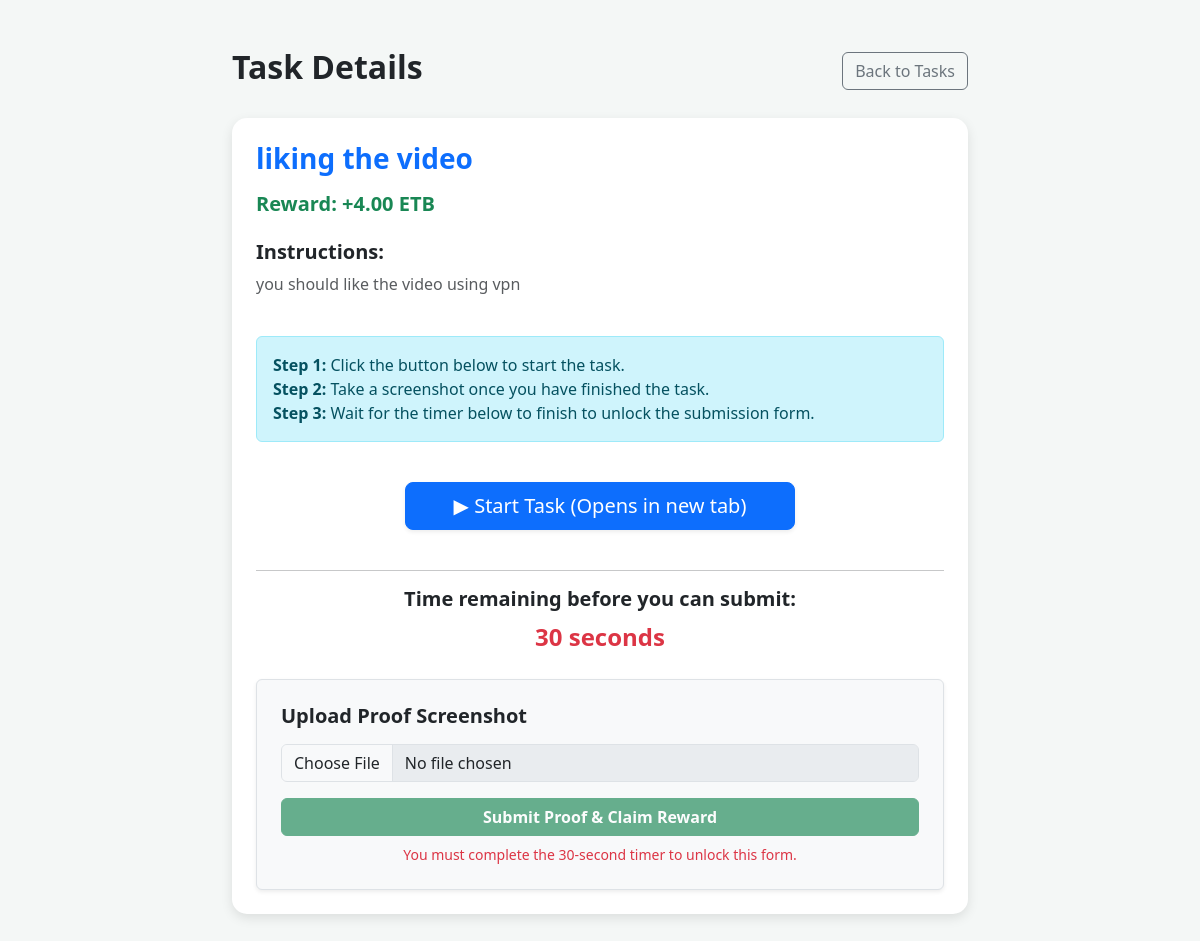
Screenshot of /tasks/task/3/ (signed in) with the database file from the repository.
### tasks/models.py (models this page shows, shortened)
class Task(models.Model):
    title = models.CharField(max_length=200)
    link = models.URLField()
    reward = models.DecimalField(max_digits=10, decimal_places=2)
    description = models.TextField(blank=True)
    requires_proof = models.BooleanField(default=False)

### tasks/views.py (the view)
# urls.py: path('task/<int:task_id>/', views.task_detail, name='task_detail'),
@login_required
def task_detail(request, task_id):
    task = get_object_or_404(Task, id=task_id)
    return render(request, 'tasks/task_detail.html', {'task': task})

### tasks/templates/tasks/task_detail.html (shortened to what this page needs)
<!DOCTYPE html>
<html lang="en">
<head>
    <link href="https://cdn.jsdelivr.net/npm/bootstrap@5.3.0/dist/css/bootstrap.min.css" rel="stylesheet">
</head>
<body>
<div class="container py-5">
    <div class="row justify-content-center">
        <div class="col-md-8">
            <div class="d-flex justify-content-between align-items-center mb-4">
                <h2 class="fw-bold text-dark">Task Details</h2>
                <a href="{% url 'tasks:task_list' %}" class="btn btn-outline-secondary">Back to Tasks</a>
            </div>
            <div class="card detail-card p-4">
                <h3 class="fw-bold text-primary mb-3">{{ task.title }}</h3>
                <h5 class="text-success fw-bold mb-4">Reward: +{{ task.reward }} ETB</h5>
                <h5 class="fw-bold">Instructions:</h5>
                <p class="text-muted" style="white-space: pre-wrap;">{{ task.description }}</p>
                <div class="alert alert-info mt-4">
                    <strong>Step 1:</strong> Click the button below to start the task.
                    <br>
                    <strong>Step 2:</strong> Take a screenshot once you have finished the task.
                    <br>
                    <strong>Step 3:</strong> Wait for the timer below to finish to unlock the submission form.
                </div>
                <div class="text-center my-4">
                    <a href="{{ task.link }}" target="_blank" class="btn btn-primary btn-lg px-5 shadow-sm" onclick="startTimer()">
                        ▶ Start Task (Opens in new tab)
                    </a>
                </div>
                <hr my-4>
                <div class="text-center mb-4">
                    <h5 class="fw-bold">Time remaining before you can submit:</h5>
                    <div id="timer-box">30 seconds</div>
                </div>
                <form action="{% url 'tasks:submit_task_proof' task.id %}" method="POST" enctype="multipart/form-data" class="bg-light p-4 rounded shadow-sm border">
                    <h5 class="fw-bold mb-3">Upload Proof Screenshot</h5>
                    <input type="file" id="proof-input" name="proof_image" class="form-control mb-3" required disabled>
                    <button type="submit" id="submit-btn" class="btn btn-success w-100 fw-bold" disabled>
                        Submit Proof & Claim Reward
                    </button>
                    <small id="form-help" class="text-danger d-block mt-2 text-center">You must complete the 30-second timer to unlock this form.</small>
                </form>
            </div>
        </div>
    </div>
</div>
</body>
</html>

### tasks/templates/tasks/task_detail.html (style rules this page uses)
body { background-color: #f4f7f6; font-family: 'Segoe UI', Tahoma, Geneva, Verdana, sans-serif; }
.detail-card { border: none; border-radius: 15px; box-shadow: 0 4px 12px rgba(0,0,0,0.1); }
#timer-box { font-size: 1.5rem; font-weight: bold; color: #dc3545; }

### rows the page displays
Task: title "liking the video", reward "4.00", description "you should like the video using vpn"
